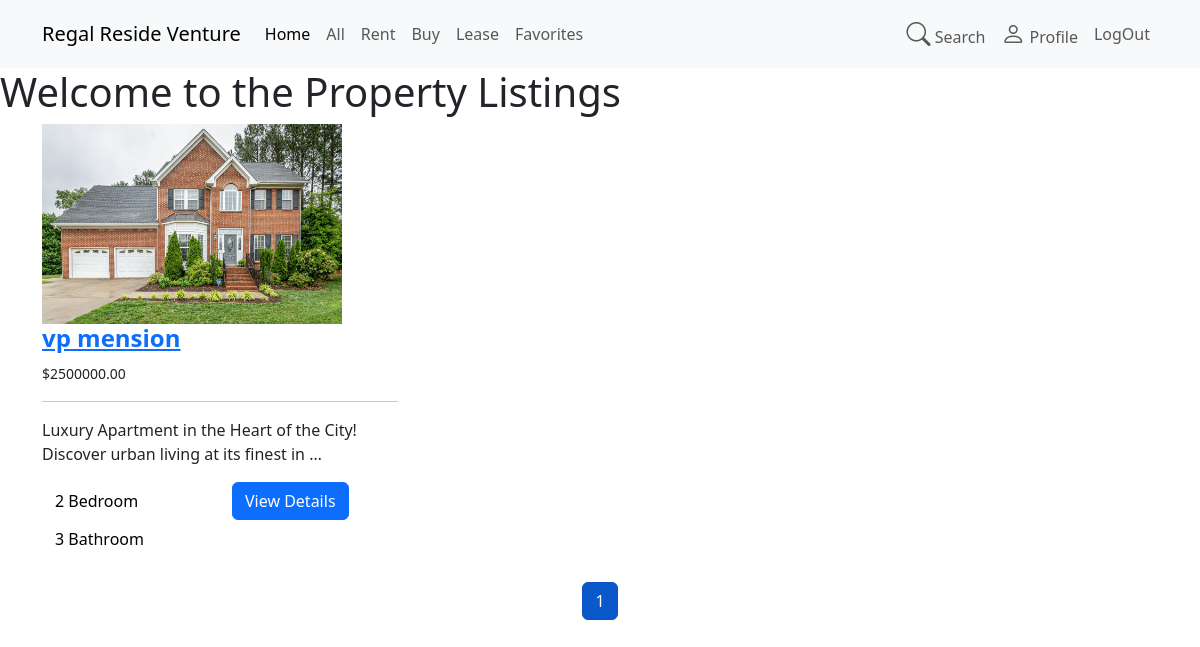
/users/, run on the app's committed database.
### adminpanel/models.py (models this page shows, shortened)
class Listing(models.Model):
    PROPERTY_TYPE = [
        ('House', 'House'),
        ('Apartment', 'Apartment'),
        ('Condo', 'Condo'),
    ]
    LISTING_TYPE = [
        ('Rent', 'Rent'),
        ('Sale', 'Sale'),
        ('Lease', 'Lease')
    ]
    title = models.CharField(max_length=200)
    description = models.TextField()
    price = models.DecimalField(max_digits=10, decimal_places=2)
    location = models.CharField(max_length=200)
    property_type = models.CharField(max_length=50, choices=PROPERTY_TYPE)
    listing_type = models.CharField(max_length=10, choices=LISTING_TYPE, null=True)
    bedrooms = models.IntegerField()
    bathrooms = models.IntegerField()
    square_feet = models.IntegerField()
    image = models.ImageField(upload_to='listing/')
    listing_date = models.DateTimeField(auto_now_add=True)
    agent = models.ForeignKey(Profile, on_delete=models.CASCADE)
    is_active = models.BooleanField(default=True)

### users/views.py (the view)
# urls.py: path('',home_view,name='home'),
def home(request):
    property_list = Listing.objects.filter(agent__isnull=False, is_active=True)
    paginator = Paginator(property_list, 6)
    page_number = request.GET.get('page')
    properties = paginator.get_page(page_number)
    user_favorites = Favorite.objects.filter(user=request.user).values_list('listing_id', flat=True) if request.user.is_authenticated else []
    for property in properties:
        property.is_favorited = property.id in user_favorites
    return render(request, 'users/users_home.html', {
        'properties': properties,
        'paginator': paginator,
    })

### users/templates/users/users_home.html (shortened to what this page needs)
{% extends "users/users_base.html" %}
{% load static %}
{% block content %}
<h1>Welcome to the Property Listings</h1>
<div class="container">
    <div class="row bootstrap snippets bootdeys" id="real-estates-columns">
        {% for property in properties %}
        <div class="col-md-4 col-sm-6 col-xs-12 mb-4">
            <div class="panel">
                <div class="panel-body">
                    <a href="{% url 'users:view_property' property.id %}">
                        <img src="{{ property.image.url }}" class="img-responsive" alt="{{ property.title }}" style="width: 300px; height: auto;">
                    </a>
                    <div class="title-realestates-columns">
                        <h4>
                            <a href="{% url 'users:view_property' property.id %}"><strong>{{ property.title }}</strong></a>
                        </h4>
                        <small class="label label-warning"> ${{ property.price }}</small>
                        <hr>
                        <p>{{ property.description|truncatewords:15 }}</p>
                    </div>
                    <div class="footer-realestates-columns">
                        <div class="row">
                            <div class="col-sm-6">
                                <a href="#" class="btn btn-default btn-block" style="color:black;"> {{ property.bedrooms }} Bedroom</a>
                                <a href="#" class="btn btn-default btn-block" style="color:black;"> {{ property.bathrooms }} Bathroom</a>
                            </div>
                            <div class="col-sm-6">
                                <a href="{% url 'users:view_property' property.id %}" class="btn btn-primary btn-block">View Details</a>
                                <br>
                            </div>
                        </div>
                    </div>
                </div>
            </div>
        </div>
        {% empty %}
        <div class="col-12">
            <p class="text-center">No properties available for the selected type.</p>
        </div>
        {% endfor %}
    </div>
    <div class="row">
        <div class="col-md-12 text-center">
            <div class="site-pagination">
                {% for num in properties.paginator.page_range %}
                    {% if properties.number == num %}
                        <a href="?page={{ num }}" class="btn btn-primary active">{{ num }}</a>
                    {% else %}
                        <a href="?page={{ num }}" class="btn btn-secondary">{{ num }}</a>
                    {% endif %}
                {% endfor %}
            </div>
        </div>
    </div>
</div>
<br>
{% endblock %}

### data on the page
Listing: image (picture), title "vp mension", price "2500000.00", description "Luxury Apartment in the Heart of the City! Discover urban living at its finest in …", bedrooms "2", bathrooms "3"

### other printed values
{{ num }} "1"
